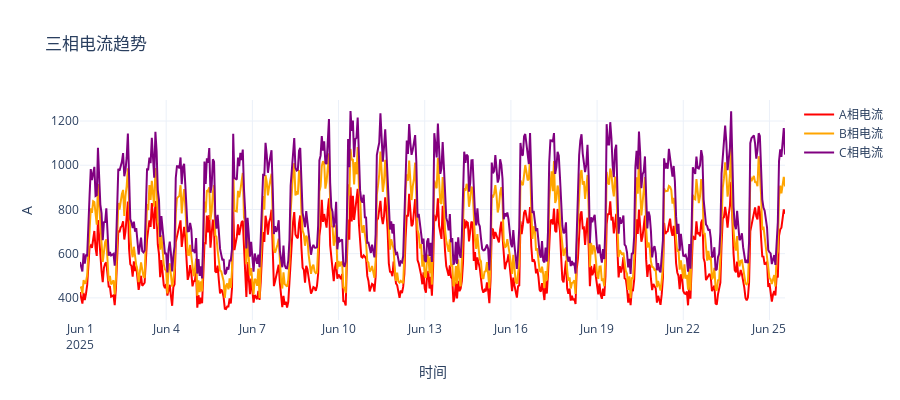

Source (notebook cell):
### Markdown cell above
### 4.绘制三相电流趋势图

### Code cell
fig2 = go.Figure()

fig2.add_trace(go.Scatter(
    x=df['时间'], 
    y=df['A相电流'], 
    name='A相电流', 
    line=dict(color='red')
))

fig2.add_trace(go.Scatter(
    x=df['时间'], 
    y=df['B相电流'], 
    name='B相电流', 
    line=dict(color='orange')
))

fig2.add_trace(go.Scatter(
    x=df['时间'], 
    y=df['C相电流'], 
    name='C相电流', 
    line=dict(color='purple')
))

fig2.update_layout(
    title="三相电流趋势",
    xaxis_title="时间",
    yaxis_title="A",
    height=400
)

fig2.show()

### Figure 1 — Plotly figure (JSON) as saved in the notebook; plotly's stock layout.template omitted (floating-point values rounded to 4 significant figures; data arrays with more than 128 entries replaced by an {"elided": "..."} marker saying what was removed)
{"data": [{"line": {"color": "red"}, "name": "A相电流", "type": "scatter", "x": {"elided": "577 str values"}, "y": {"elided": "577 float values"}}, {"line": {"color": "orange"}, "name": "B相电流", "type": "scatter", "x": {"elided": "577 str values"}, "y": {"elided": "577 float values"}}, {"line": {"color": "purple"}, "name": "C相电流", "type": "scatter", "x": {"elided": "577 str values"}, "y": {"elided": "577 float values"}}], "layout": {"height": 400, "title": {"text": "三相电流趋势"}, "xaxis": {"title": {"text": "时间"}}, "yaxis": {"title": {"text": "A"}}}}
